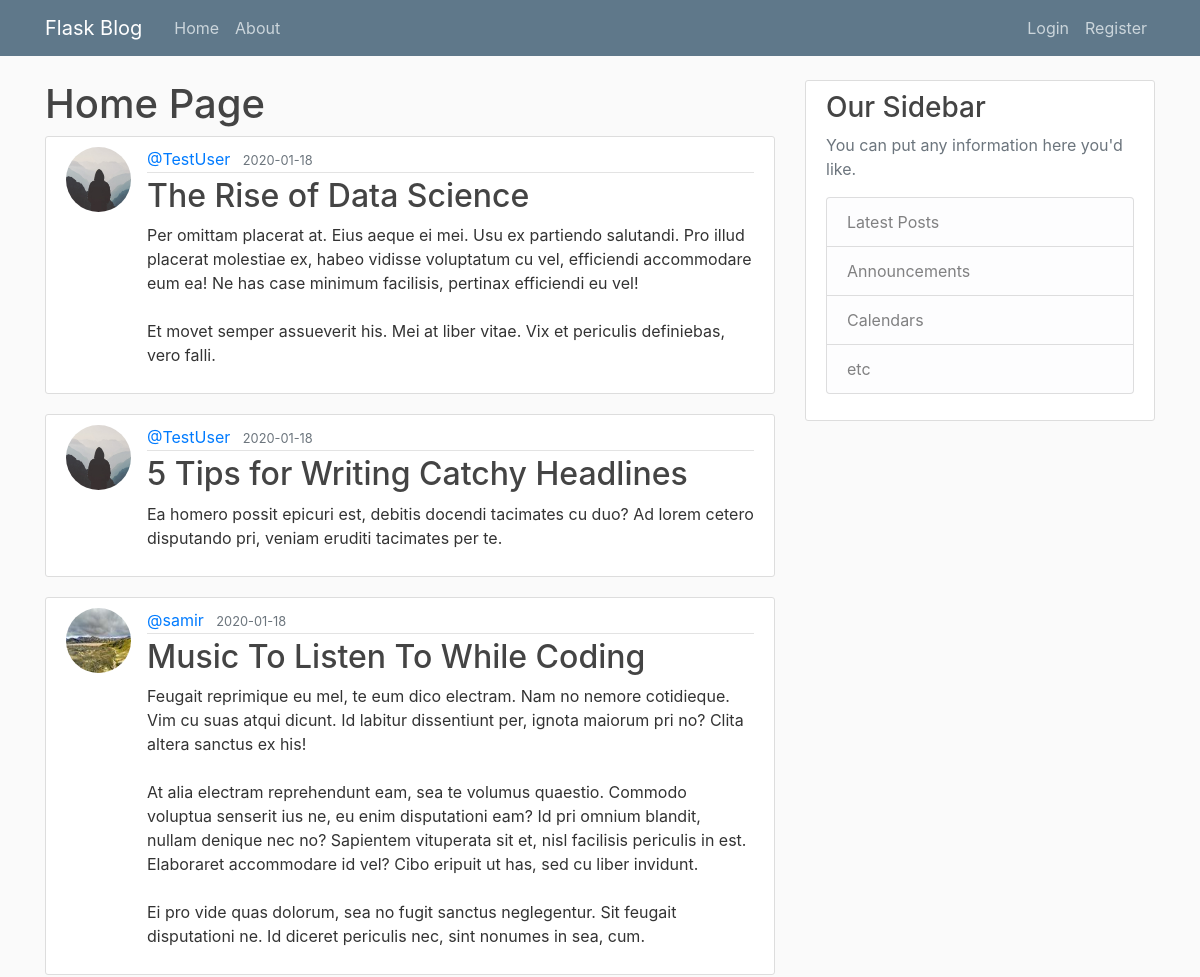
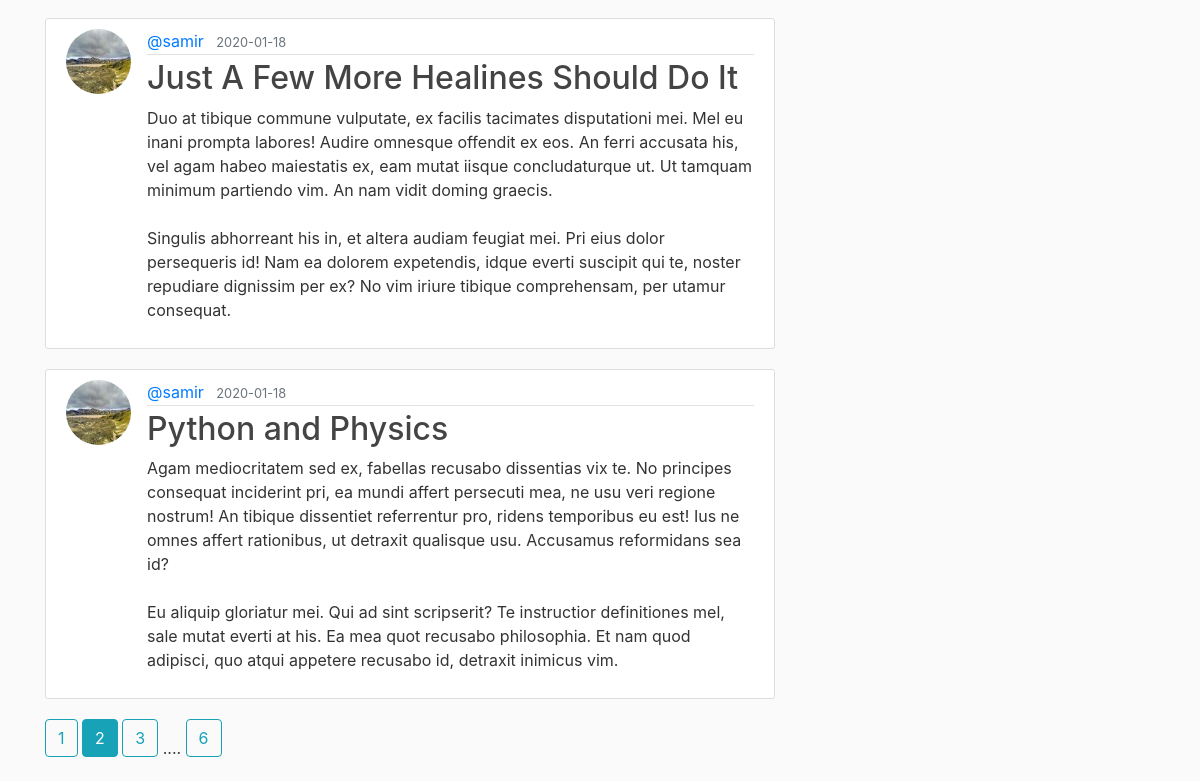
The page /home?page=2 on the database its author committed (2 pictures, top to bottom).
### flask_blog/models.py (models this page shows, shortened)
class Post(db.Model):
    id = db.Column(db.Integer, primary_key=True)
    title = db.Column(db.String(100), nullable=False)
    date_posted = db.Column(db.DateTime, nullable=False, default = datetime.utcnow)
    content = db.Column(db.Text, nullable=False)
    user_id = db.Column(db.Integer, db.ForeignKey('user.id'), nullable=False)

class User(db.Model, UserMixin):
    id = db.Column(db.Integer, primary_key=True)
    username = db.Column(db.String(20), unique=True, nullable=False)
    email = db.Column(db.String(120), unique=True, nullable=False)
    image_file = db.Column(db.String(20),nullable=False, default='default.jpg')
    password = db.Column(db.String(60), nullable=False)
    posts = db.relationship('Post', backref='author', lazy=True)

### flask_blog/main/routes.py (the view)
@main.route("/")
@main.route("/home")
def home():
    page = request.args.get('page', 1, type=int)
    posts = Post.query.order_by(
        Post.date_posted.desc()).paginate(page=page, per_page=5)
    return render_template('home.html', posts=posts)

### flask_blog/templates/home.html
{% extends 'layout.html' %}
{% block content %}
    <h1>Home Page</h1>
    {% for post in posts.items %}
        <article class="media content-section">
            <img src="{{ url_for('static', filename='profile_pics/' + post.author.image_file ) }}" class="rounded-circle article-img">
            <div class="media-body">
                <div class="article-metadata">
                    <a class="mr-2" href="{{ url_for('users.user_posts', username = post.author.username) }}">@{{ post.author.username }}</a>
                    <small class="text-muted">{{ post.date_posted.strftime('%Y-%m-%d') }}</small>
                </div>
                <h2><a class="article-title" href="{{ url_for('posts.post', post_id = post.id) }}">{{ post.title }}</a></h2>
                <p class="article-content">{{ post.content }}</p>
            </div>
        </article>
    {% endfor %}
    {% for page_num in posts.iter_pages(left_edge=1, right_edge=1, left_current=1, right_current=2) %}
        {% if page_num %}
            {% if posts.page == page_num %}
            <a class="btn btn-info mb-4" href="{{ url_for('main.home', page=page_num)}}">{{ page_num }}</a>
            {% else %}
            <a class="btn btn-outline-info mb-4" href="{{ url_for('main.home', page=page_num)}}">{{ page_num }}</a>
            {% endif %}
        {% else %}
            ....
        {% endif %}
    {% endfor %}
{% endblock content %}

### flask_blog/static/main.css (style rules this page uses)
body { background: #fafafa; color: #333333; margin-top: 5rem; }
h1, h2, h3, h4, h5, h6 { color: #444444; }
.content-section { background: #ffffff; padding: 10px 20px; border: 1px solid #dddddd; border-radius: 3px; margin-bottom: 20px; }
.article-title { color: #444444; }
.article-content { white-space: pre-line; }
.article-img { height: 65px; width: 65px; margin-right: 16px; }
.article-metadata { padding-bottom: 1px; margin-bottom: 4px; border-bottom: 1px solid #e3e3e3 }

### rows shown on the page
Post: image_file (placeholder picture), author.username "TestUser", date_posted "2020-01-18", title "The Rise of Data Science", content "Per omittam placerat at. Eius aeque ei mei. Usu ex partiendo salutandi. Pro illud placerat molestiae ex, habeo vidisse voluptatum cu vel, efficiendi accommodare eum ea! Ne has case minimum facilisis, pertinax efficiendi eu vel! Et movet semper assueverit his. Mei at liber vitae. Vix et periculis definiebas, vero falli."
Post: image_file (placeholder picture), author.username "TestUser", date_posted "2020-01-18", title "5 Tips for Writing Catchy Headlines", content "Ea homero possit epicuri est, debitis docendi tacimates cu duo? Ad lorem cetero disputando pri, veniam eruditi tacimates per te."
Post: image_file (picture), author.username "samir", date_posted "2020-01-18", title "Music To Listen To While Coding", content "Feugait reprimique eu mel, te eum dico electram. Nam no nemore cotidieque. Vim cu suas atqui dicunt. Id labitur dissentiunt per, ignota maiorum pri no? Clita altera sanctus ex his! At alia electram reprehendunt eam, sea te volumus quaestio. Commodo voluptua senserit ius ne, eu enim disputationi eam? Id pri omnium blandit, nullam denique nec no? Sapientem vituperata sit et, nisl facilisis periculis in est. Elaboraret accommodare id vel? Cibo eripuit ut has, sed cu liber invidunt. Ei pro vide quas dolorum, sea no fugit sanctus neglegentur. Sit feugait disputationi ne. Id diceret periculis nec, sint nonumes in sea, cum."
Post: image_file (picture), author.username "samir", date_posted "2020-01-18", title "Just A Few More Healines Should Do It", content "Duo at tibique commune vulputate, ex facilis tacimates disputationi mei. Mel eu inani prompta labores! Audire omnesque offendit ex eos. An ferri accusata his, vel agam habeo maiestatis ex, eam mutat iisque concludaturque ut. Ut tamquam minimum partiendo vim. An nam vidit doming graecis. Singulis abhorreant his in, et altera audiam feugiat mei. Pri eius dolor persequeris id! Nam ea dolorem expetendis, idque everti suscipit qui te, noster repudiare dignissim per ex? No vim iriure tibique comprehensam, per utamur consequat."
Post: image_file (picture), author.username "samir", date_posted "2020-01-18", title "Python and Physics", content "Agam mediocritatem sed ex, fabellas recusabo dissentias vix te. No principes consequat inciderint pri, ea mundi affert persecuti mea, ne usu veri regione nostrum! An tibique dissentiet referrentur pro, ridens temporibus eu est! Ius ne omnes affert rationibus, ut detraxit qualisque usu. Accusamus reformidans sea id? Eu aliquip gloriatur mei. Qui ad sint scripserit? Te instructior definitiones mel, sale mutat everti at his. Ea mea quot recusabo philosophia. Et nam quod adipisci, quo atqui appetere recusabo id, detraxit inimicus vim."

### other values the page prints
{{ page_num }} "1" "3" "6"
{{ page_num }} "2"
